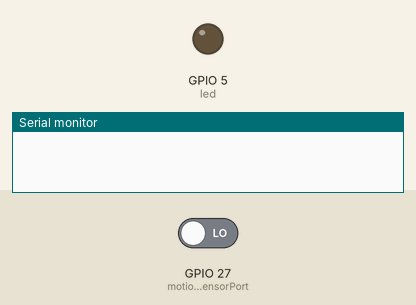
Recording of a sketch running on a simulated ESP32. On the bench: output pins drawn as LEDs (lit = HIGH), the last lines printed to the serial monitor. The test bench sets the inputs (shaded band); at power-on: GPIO 27 (motionSensorPort) LOW.

Above: at 1.2 s.
1.3 s: GPIO 27 (motionSensorPort) driven HIGH
At 2.1 s:
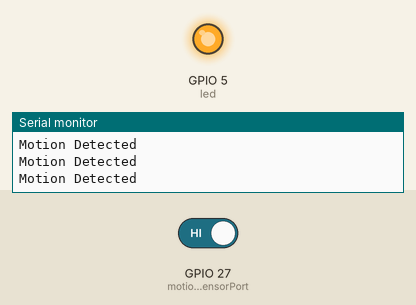
2.8 s: GPIO 27 (motionSensorPort) driven LOW
At 3.6 s:
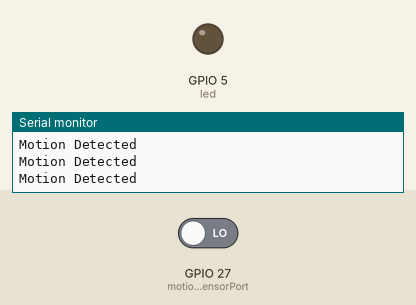
Timing chart, 0 to 5.8 s (numbered marks = the images above; inputs shaded):
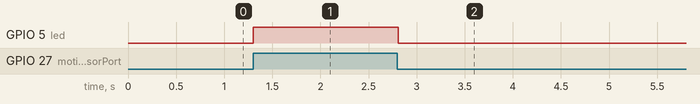

Measured:
- after the input at 1.3 s, GPIO 5 (led): LOW → HIGH at once
- after the input at 2.8 s, GPIO 5 (led): HIGH → LOW at once

The sketch:

motionSensorTest.ino
```cpp
//Use this for testing the Motion Sensor
// -LB

int led = 5; // The Microcontroller's (ESP32 Thing) LED
int motionSensorPort = 27; // The input port on the Microcontroller -->can be any of the other GPIO input ports on the board
int motionDetected = 0;  // The motion sensor detection ( 0 = nothing detected and 1 = motion detected)

void setup() {
 pinMode(led, OUTPUT);
 pinMode(motionSensorPort, INPUT);
 Serial.begin(9600);
}

void loop(){
 motionDetected = digitalRead(motionSensorPort);
 if (motionDetected == HIGH) { //motion has been detected
   Serial.println("Motion Detected");
   digitalWrite(led, HIGH); //LED turns on
   //delay(5000); //time is in ms -->this delay is used to stop it from spamming the message above continously
 }
 else {
   digitalWrite(led, LOW); // turns the LED back off
 }
}
```
